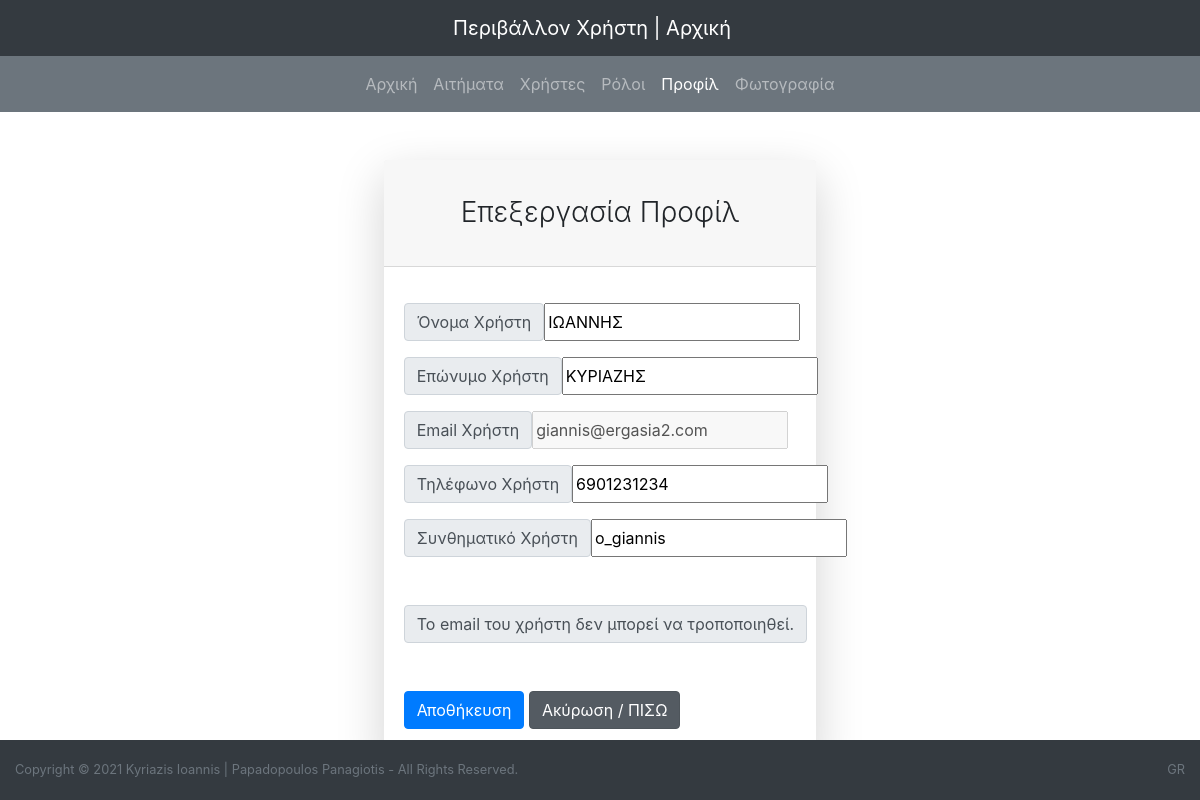
/teacher_prof.php (signed in), run on the app's committed database.
### tables this page shows
CREATE TABLE `xrhsths` (
  `image` longblob NOT NULL,
  `id_xrhsth` int(10) UNSIGNED NOT NULL,
  `onoma_xrhsth` varchar(50) NOT NULL,
  `eponimo_xrhsth` varchar(50) NOT NULL,
  `email_xrhsth` varchar(50) NOT NULL,
  `tilefono_xrhsth` varchar(10) NOT NULL,
  `kodikos_xrhsth` varchar(50) NOT NULL
);

### teacher_prof.php (the view, shortened to what this page needs)
<!DOCTYPE HTML>
<html>
<head>
        <link rel="stylesheet" href="style.css" type="text/css" media="screen" />
<link rel="stylesheet" href="style.css">
<link href="https://cdn.datatables.net/1.10.20/css/dataTables.bootstrap4.min.css" rel="stylesheet" />
		<link rel='stylesheet' href='https://stackpath.bootstrapcdn.com/bootstrap/4.1.3/css/bootstrap.min.css'>
<link rel='stylesheet' href='https://cdnjs.cloudflare.com/ajax/libs/animate.css/3.7.0/animate.min.css'>
<link rel='stylesheet' href='https://maxcdn.bootstrapcdn.com/font-awesome/4.7.0/css/font-awesome.min.css'>
<link rel='stylesheet' href='https://cdnjs.cloudflare.com/ajax/libs/tether/1.4.4/css/tether.min.css'>
<link href="https://cdn.datatables.net/1.10.20/css/dataTables.bootstrap4.min.css" rel="stylesheet" />
</head>
<?php
 include_once"syndesh.php";
$result = mysqli_query($link,"SELECT * FROM xrhsths WHERE email_xrhsth='" . $_SESSION['email_xrhsth'] . "'");
$row= mysqli_fetch_array($result);
?>
<body>
<header>
<nav class="navbar navbar-expand-sm bg-dark navbar-dark">
  <ul class="nav navbar-nav navbar-collapse collapse justify-content-center">
  <a class="navbar-brand"  href="teacher.php">Περιβάλλον Χρήστη | Αρχική</a>
</ul>
</nav>
<nav class="navbar navbar-expand-lg bg-secondary navbar-dark">
  <ul class="nav navbar-nav navbar-collapse collapse justify-content-center">
    <li class="nav-item">
      <a class="nav-link" href="teacher.php">Αρχική</a>
    </li>
    <li class="nav-item">
      <a class="nav-link" href="teacher_error.php">Αιτήματα</a>
    </li>
	<li class="nav-item">
      <a class="nav-link" href="teacher_error.php">Χρήστες</a>
    </li>
	<li class="nav-item">
      <a class="nav-link" href="teacher_error.php">Ρόλοι</a>
    </li>
	<li class="nav-item active">
      <a class="nav-link" href="teacher_prof.php">Προφίλ</a>
    </li>
	<li class="nav-item">
      <a class="nav-link" href="teacher_photo.php">Φωτογραφία</a>
    </li>
  </ul>
</nav>
</header>
<main role="main" class="container">
<form name="frmUser" method="post" action="">
<div style="padding-bottom:5px;">
<div class="container">
            <div class="row justify-content-center">
                <div class="col-lg-5">
                    <div class="card shadow-lg border-0 rounded-lg mt-5">
                        <div class="card-header"><h3 class="text-center font-weight-light my-4">Επεξεργασία Προφίλ</h3></div>
                            <div class="card-body">
    <div class="input-group-prepend mt-3"><span class="input-group-text">Όνομα Χρήστη</span>
    <input type="text" name="onoma_xrhsth" class="txtField" value="<?php echo $row['onoma_xrhsth']; ?>"></div>
	<div class="input-group-prepend mt-3"><span class="input-group-text">Επώνυμο Χρήστη</span>
	<input type="text" name="eponimo_xrhsth" class="txtField" value="<?php echo $row['eponimo_xrhsth']; ?>"></div>
	<div class="input-group-prepend mt-3"><span class="input-group-text">Email Χρήστη</span>
	<input type="text" name="email_xrhsth" class="txtField" value="<?php echo $row['email_xrhsth']; ?>" disabled></div>
	<div class="input-group-prepend mt-3"><span class="input-group-text">Τηλέφωνο Χρήστη</span>
	<input type="text" name="tilefono_xrhsth" class="txtField" value="<?php echo $row['tilefono_xrhsth']; ?>"></div>
	<div class="input-group-prepend mt-3"><span class="input-group-text">Συνθηματικό Χρήστη</span>
	<input type="text" name="kodikos_xrhsth" class="txtField" value="<?php echo $row['kodikos_xrhsth']; ?>"></div>
	<div class="input-group-prepend mt-5"><span class="input-group-text">Το email του χρήστη δεν μπορεί να τροποποιηθεί.</span></div>
    <div class="form-group mt-5">
            <button type="submit" name="submit" value="Submit" class="btn btn-primary">Αποθήκευση</button>
			<a href="teacher.php" class="btn btn-secondary active" role="button" aria-pressed="true">Ακύρωση / ΠΙΣΩ</a>
        </div>
</div>
            </div>
        </div>
		</div></div>
</div>
</form>
</main>
<footer class="bg-dark mt-auto footer">
    <div class="container-fluid">
        <div class="d-flex small">
            <div class="text-muted">Copyright © 2021 Kyriazis Ioannis | Papadopoulos Panagiotis - All Rights Reserved.</div>
            <div class="text-muted ml-auto">GR</div>
    </div>
</footer>
</body>
</html>

### style.css (style rules this page uses)
.form-control, .btn { min-height: 38px; border-radius: 2px; }
.btn { font-size: 15px; font-weight: bold; }
.footer { position: absolute; bottom: 0; width: 100%; height: 60px; line-height: 60px; background-color: #f5f5f5; }

### data on the page
xrhsths: onoma_xrhsth "ΙΩΑΝΝΗΣ", eponimo_xrhsth "ΚΥΡΙΑΖΗΣ", email_xrhsth "giannis@ergasia2.com", tilefono_xrhsth "6901231234", kodikos_xrhsth "o_giannis"
